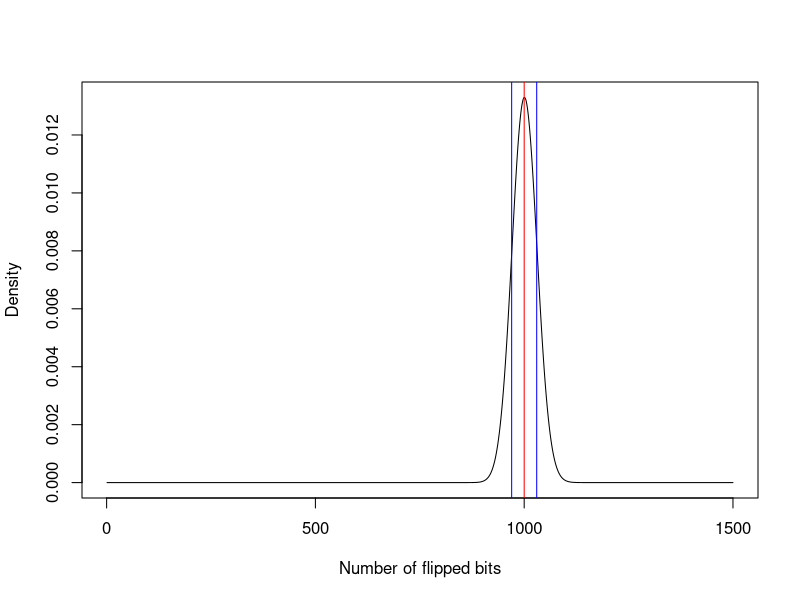

Here is the R script that generated this plot:
#####################################################
#---------------------------------------------------#
#       Higher Spheres: Information Theory I:       #
#    Introduction into the World of Information     #
#  Processing and its Technological Representation  #  
#            by Steffen Schwerdtfeger               #
#---------------------------------------------------#
#####################################################

################################################################
# 4.1.2 The Formula of Bayes’ rule and Conditional Probability #
################################################################

# Vanessa Holmes Example:
# First iteration:
joint = c(.25,.25,.25,25)*c(.33,.33,.33,0) # prior*likelihood
model_evidence = sum(c(.25,.25,.25,.25)*c(.33,.33,.33,0))
posterior = joint/model_evidence
posterior

# Second iteration (another suspect ruled out):
joint = c(.33,.33,.33,0)*c(.5,.5,0,0)
model_evidence = sum(c(.33,.33,.33,0)*c(.5,.5,0,0))
posterior = joint/model_evidence
posterior

# Third iteration - let's say all of the suspects are ruled out:
joint = c(.5,.5,0,0)*c(0,0,0,0)
# [1] 0 0 0 0
model_evidence = sum(c(.5,.5,0,0)*c(0,0,0,0))
# [1] 0 
posterior = joint/model_evidence # Note that it says: 0 divided by 0!
posterior

# [1] NaN NaN NaN NaN 
# NaN = Not a number.
# This is due to the fact that 0/0 is not defined. At this point
# Vanessa Holmes would need to find another suspect to be able 
# to do further inference...


# First simple version of our Bayes_Machine() function:
Bayes_Machine = function (prior,likelihood) {
  joint = prior*likelihood
  # na.rm = TRUE in sum() deletes 0 rows if given
  modelevidence = sum(joint, na.rm = TRUE) 
  posterior = joint/modelevidence
  # Needed for console output and adds text to it
  # using a matrix, which works similar as c()
  postprint = matrix(c("Posterior",posterior,
                       "Joint probability", joint,
                       "Model evidence", modelevidence))
  print(postprint) 
}  # end of function

# Give it a try with defined prior and likelihood:
prior = c(.5,.5)
likelihood = c(.5,.5)
Bayes_Machine(prior,likelihood)

# Try these inputs and contemplate the results:
prior = c(.1,.9)
likelihood = c(.9,.1)
Bayes_Machine(prior,likelihood)


# Here is the extended function that can also handle 
# the model evidence as input:

Bayes_Machine = function (prior,likelihood,modelevidence) {
  if (missing(modelevidence)){
    joint = prior*likelihood
    # na.rm = TRUE in sum() deletes 0 rows if given
    modelevidence = sum(joint, na.rm = TRUE) 
    posterior = joint/modelevidence
    # Needed for console output
    postprint = matrix(c("Posterior",posterior,
                         "Joint probability", joint,
                         "Model evidence", modelevidence)) 
    print(postprint)
  }
  else {
    joint = prior*likelihood
    posterior = joint/modelevidence  
    postprint = matrix(c("Posterior",posterior,
                         "Joint probability", joint,
                         "Model evidence", modelevidence)) 
    print(postprint)
  }
} # End of function

Bayes_Machine(likelihood = likelihood, prior = prior)


#######################################################################
# 4.2 Communication as Bayes’ Inference - the Relation between Sender #
#             and Receiver as a Probabilistic Relation                #
#######################################################################

# Example for sending one binary digit via a noiseless (!) channel:
prior = c(.5,.5)
likelihood = c(1,0)

Bayes_Machine(prior = prior, likelihood = likelihood)
# Posterior = [1,0]


########################################################
# 4.2.1 Noisy Channels (incl. Binominal Distributions) #
########################################################

## David McKay Exercise - Number of flipped bits #

# Use dbinom() for probability distributions
flippedbits = dbinom(x = 0:10000, size = 10000, prob = .1)

# delete [1500]-[10000] for better plot overview 
plotbits = flippedbits[-c(1500:10000)] 
# Plot plotbits
plot(plotbits, typ = "l",
     xlab = "Number of flipped bits", 
     ylab = "Density")


# Number of trials
n = 10000
# P(r|not-s) = f
p = 0.1
# P(r|s) = 1-f
q = 1-p

# Mean
mu = n * p
# [1] 1000

# Variance
sigmaSQ = n * p * q
# [1] 900

# Standard Deviation
sigma = sqrt(sigmaSQ) 
# [1] 30

# Use abline() to add a line to an existing plot.
# "v =": x value(s) of vertical line(s) to be added
# Add mean
abline(v = mu, col = "red") 
# Add standard deviation to plot
abline(v = mu - sigma, col = "blue") # minus sd
abline(v = mu + sigma, col = "blue") # plus sd


